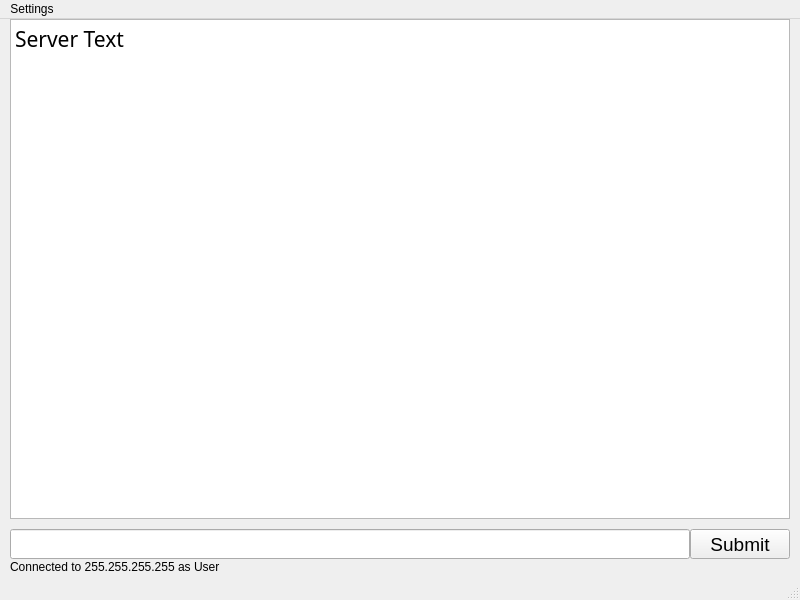
<?xml version="1.0" encoding="UTF-8"?>
<ui version="4.0">
 <class>MainWindow</class>
 <widget class="QMainWindow" name="MainWindow">
  <property name="geometry">
   <rect>
    <x>0</x>
    <y>0</y>
    <width>800</width>
    <height>600</height>
   </rect>
  </property>
  <property name="windowTitle">
   <string>MainWindow</string>
  </property>
  <widget class="QWidget" name="centralwidget">
   <widget class="QTextBrowser" name="text_viewer">
    <property name="geometry">
     <rect>
      <x>10</x>
      <y>0</y>
      <width>780</width>
      <height>500</height>
     </rect>
    </property>
    <property name="font">
     <font>
      <family>JetBrains Mono</family>
      <pointsize>16</pointsize>
     </font>
    </property>
    <property name="html">
     <string>&lt;!DOCTYPE HTML PUBLIC &quot;-//W3C//DTD HTML 4.0//EN&quot; &quot;http://www.w3.org/TR/REC-html40/strict.dtd&quot;&gt;
&lt;html&gt;&lt;head&gt;&lt;meta name=&quot;qrichtext&quot; content=&quot;1&quot; /&gt;&lt;style type=&quot;text/css&quot;&gt;
p, li { white-space: pre-wrap; }
&lt;/style&gt;&lt;/head&gt;&lt;body style=&quot; font-family:'JetBrains Mono'; font-size:16pt; font-weight:400; font-style:normal;&quot;&gt;
&lt;p style=&quot; margin-top:0px; margin-bottom:0px; margin-left:0px; margin-right:0px; -qt-block-indent:0; text-indent:0px;&quot;&gt;Server Text&lt;/p&gt;
&lt;p style=&quot;-qt-paragraph-type:empty; margin-top:0px; margin-bottom:0px; margin-left:0px; margin-right:0px; -qt-block-indent:0; text-indent:0px;&quot;&gt;&lt;br /&gt;&lt;/p&gt;&lt;/body&gt;&lt;/html&gt;</string>
    </property>
   </widget>
   <widget class="QLineEdit" name="text_entry">
    <property name="geometry">
     <rect>
      <x>10</x>
      <y>510</y>
      <width>680</width>
      <height>30</height>
     </rect>
    </property>
    <property name="font">
     <font>
      <family>JetBrains Mono</family>
      <pointsize>16</pointsize>
     </font>
    </property>
    <property name="text">
     <string/>
    </property>
   </widget>
   <widget class="QPushButton" name="submit_button">
    <property name="geometry">
     <rect>
      <x>690</x>
      <y>510</y>
      <width>100</width>
      <height>30</height>
     </rect>
    </property>
    <property name="font">
     <font>
      <pointsize>14</pointsize>
     </font>
    </property>
    <property name="text">
     <string>Submit</string>
    </property>
   </widget>
   <widget class="QLabel" name="connection_label">
    <property name="geometry">
     <rect>
      <x>10</x>
      <y>540</y>
      <width>780</width>
      <height>15</height>
     </rect>
    </property>
    <property name="text">
     <string>Connected to 255.255.255.255 as User</string>
    </property>
   </widget>
  </widget>
  <widget class="QMenuBar" name="menubar">
   <property name="geometry">
    <rect>
     <x>0</x>
     <y>0</y>
     <width>800</width>
     <height>21</height>
    </rect>
   </property>
   <widget class="QMenu" name="menuSettings">
    <property name="title">
     <string>Settings</string>
    </property>
    <addaction name="actionReload_UI_Styling"/>
   </widget>
   <addaction name="menuSettings"/>
  </widget>
  <widget class="QStatusBar" name="statusbar"/>
  <action name="actionReload_UI_Styling">
   <property name="text">
    <string>Reload UI Styling</string>
   </property>
  </action>
 </widget>
 <resources/>
 <connections/>
</ui>
